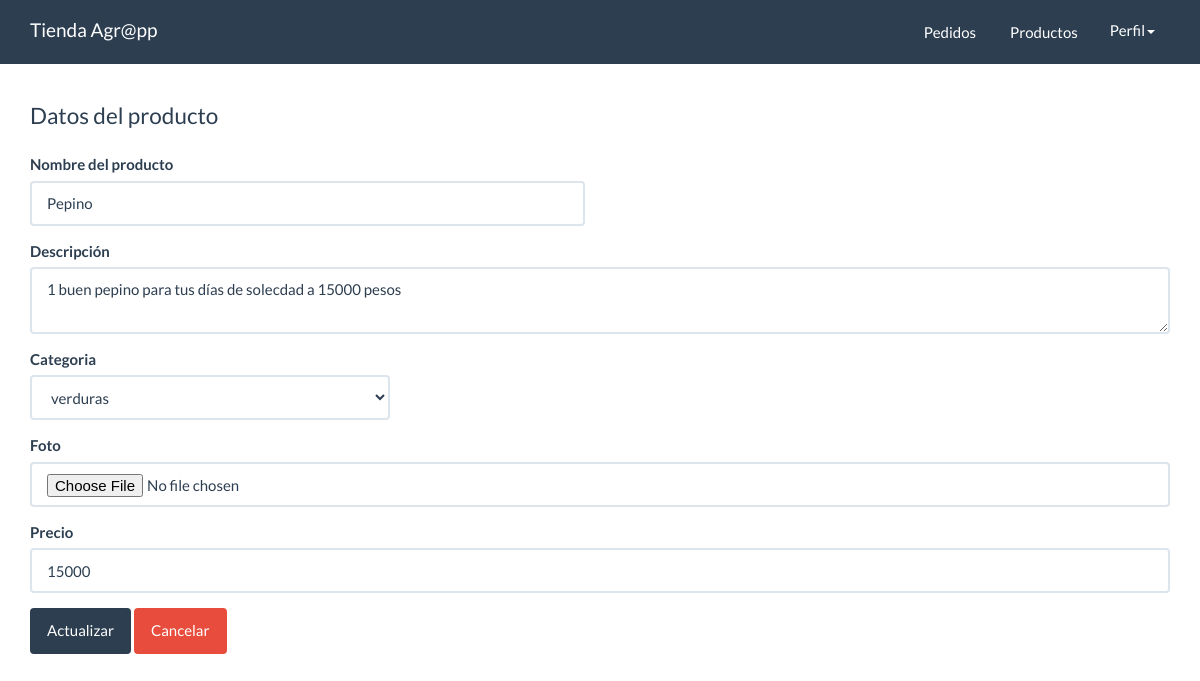
Before: /panel/productos/form_actualizar.php?id=13 (signed in) with the older database file.
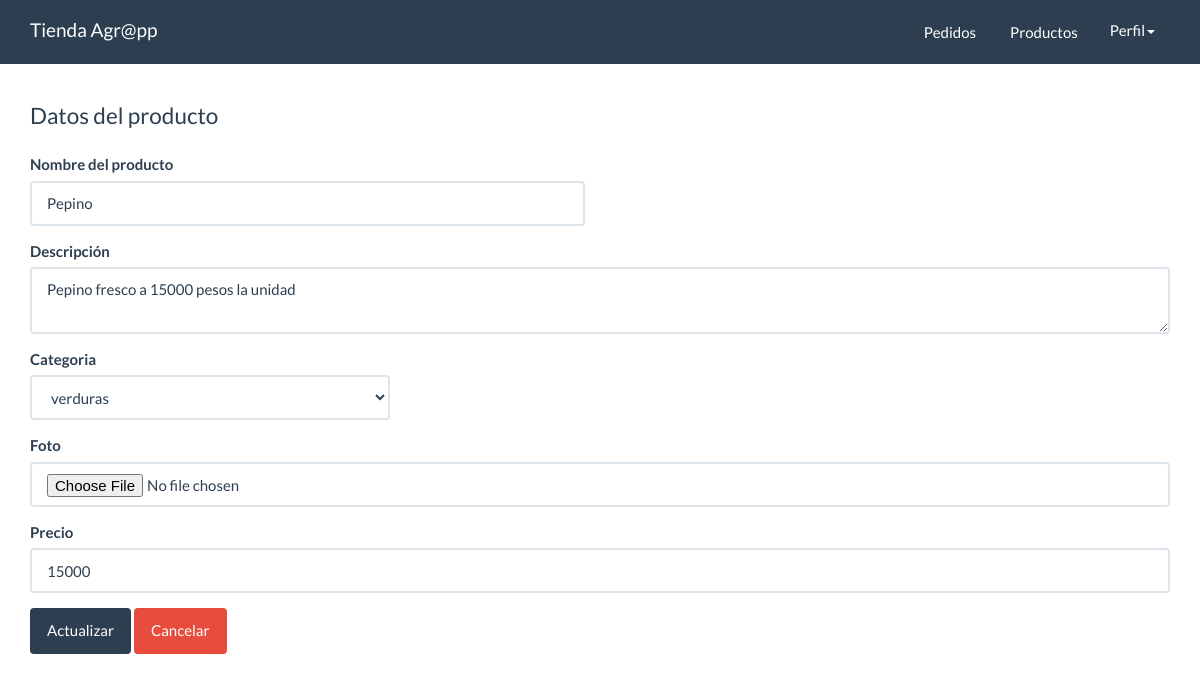
After: the same page with the newer database file.
### tables this page shows
CREATE TABLE `productos` (
  `id` int(11) NOT NULL,
  `NombrePro` varchar(20) NOT NULL,
  `descripcion` varchar(250) NOT NULL,
  `foto` varchar(100) NOT NULL,
  `precio` int(7) NOT NULL,
  `categoria_id` int(10) NOT NULL,
  `fecha` date NOT NULL,
  `estado` int(11) NOT NULL DEFAULT 1
);

CREATE TABLE `categorias` (
  `id` int(10) NOT NULL,
  `Nombre` varchar(15) NOT NULL
);

### src/Productos.php (called while the page is built, shortened)
<?php
class Productos{
    private $cn = null;
    public function __construct(){
        $this->config = parse_ini_file(__DIR__.'/../config.ini') ;
		$this->cn = new \PDO( $this->config['dns'], $this->config['usuario'],$this->config['clave'],array(
            \PDO::MYSQL_ATTR_INIT_COMMAND => 'SET NAMES utf8'
        ));
    }
    public function mostrarPorId($id){
        $sql = "SELECT * FROM `productos` WHERE `id`=:id ";
        $resultado = $this->cn->prepare($sql);
        $_array = array(
            ":id" => $id
        );
        if($resultado->execute($_array))
            return $resultado->fetch();
        return false;
    }
}

### src/Categoria.php (called while the page is built, shortened)
<?php
class Categoria{
    private $cn = null;
    public function __construct(){
        $this->config = parse_ini_file(__DIR__.'/../config.ini') ;
        $this->cn = new \PDO( $this->config['dns'], $this->config['usuario'],$this->config['clave'],array(
            \PDO::MYSQL_ATTR_INIT_COMMAND => 'SET NAMES utf8'
        ));
    }
    public function mostrar(){
        $sql = "SELECT * FROM categorias";
        $resultado = $this->cn->prepare($sql);
        if($resultado->execute())
            return $resultado->fetchAll();
        return false;
    }
}

### panel/productos/form_actualizar.php (the view, shortened to what this page needs)
<?php
	if(isset($_GET['id']) && is_numeric($_GET['id'])){
		$id=$_GET['id'];
		$producto=new Agroapp\Productos;
		$resultado= $producto->mostrarPorId($id);
	}else{
		header("Location:index.php");
	}
?>
<!DOCTYPE html>
<html lang="en">
  <head>
    <link rel="stylesheet" href="../../assets/css/bootstrap.min.css">
    <link rel="stylesheet" href="../../assets/css/estilos.css">
  </head>
  <body>
    <nav class="navbar navbar-default navbar-fixed-top">
      <div class="container">
        <div class="navbar-header">
          <a class="navbar-brand" href="index.php">Tienda Agr@pp</a>
        </div>
        <div id="navbar" class="navbar-collapse collapse">
			<ul class="nav navbar-nav pull-right">
				<li>
					<a href="pedidos/index.php" class="btn">Pedidos</a>
				</li>
				<li>
					<a href="productos/index.php" class="btn">Productos</a>
				</li>
				<li class="dropdown">
					<a href="#" class="dropdown-toggle" data-toggle="dropdown" role="button" aria-haspopup="true" aria-expanded="false">Perfil<span class="caret"></span></a>
				</li>
			</ul>
		</div>
      </div>
    </nav>
    <div class="container" id="main">
        <div class="row">
			<div class="col-md-12">
				<fieldset>
					<legend>Datos del producto</legend>
				<form method="POST" action="../acciones.php" enctype="multipart/form-data">
					<div class="row">
						<div class="col-md-6">
							<div class="form-group" >
								<label>Nombre del producto</label>
								<input type="text" name="nombre" value="<?php print $resultado["NombrePro"] ?>" class="form-control" required>
							</div>
						</div>
					</div>
					<div class="row">
						<div class="col-md-12">
							<div class="form-group" >
								<label>Descripción</label>
								<textarea class="form-control" name="descripcion" id="" cols="3" required><?php print $resultado["descripcion"] ?></textarea>
							</div>
						</div>
					</div>
					<div class="row">
						<div class="col-md-4">
							<div class="form-group" >
								<label>Categoria</label>
								<select class="form-control" name="categoria_id" required>
									<?php
										$categoria=new Agroapp\Categoria;
										$info_categoria= $categoria->mostrar();
										$cantidad=count($info_categoria);
										for($x=0;$x<$cantidad;$x++){
											$item=$info_categoria[$x];
									?>
									<option value="<?php $item['id'] ?>"
									<?php print $resultado['categoria_id']==$item['id'] ? "selected":"" ?>>
									<?php print $item['Nombre'] ?>
									</option>
									<?php } ?>
								</select>
							</div>
						</div>
					</div>
					<div class="row">
						<div class="col-md-12">
							<div class="form-group" >
								<label>Foto</label>
								<input type="file" class="form-control" name="foto">
							</div>
						</div>
					</div>
					<div class="row">
						<div class="col-md-12">
							<div class="form-group" >
								<label>Precio</label>
								<input type="text" value="<?php print $resultado["precio"] ?>" class="form-control" name="precio" placeholder="0" required>
							</div>
						</div>
					</div>
				  <input type="submit" class="btn btn-primary" name="accion" value="Actualizar">
				  <a href="index.php" class="btn btn-danger">Cancelar</a>
				</form>
				</fieldset>
			</div>
		</div>
    </div>
  </body>
</html>

Changed rows visible on the page:
changed productos "Pepino": descripcion "1 buen pepino para tus días de solecdad a 15000 pesos" → "Pepino fresco a 15000 pesos la unidad"
